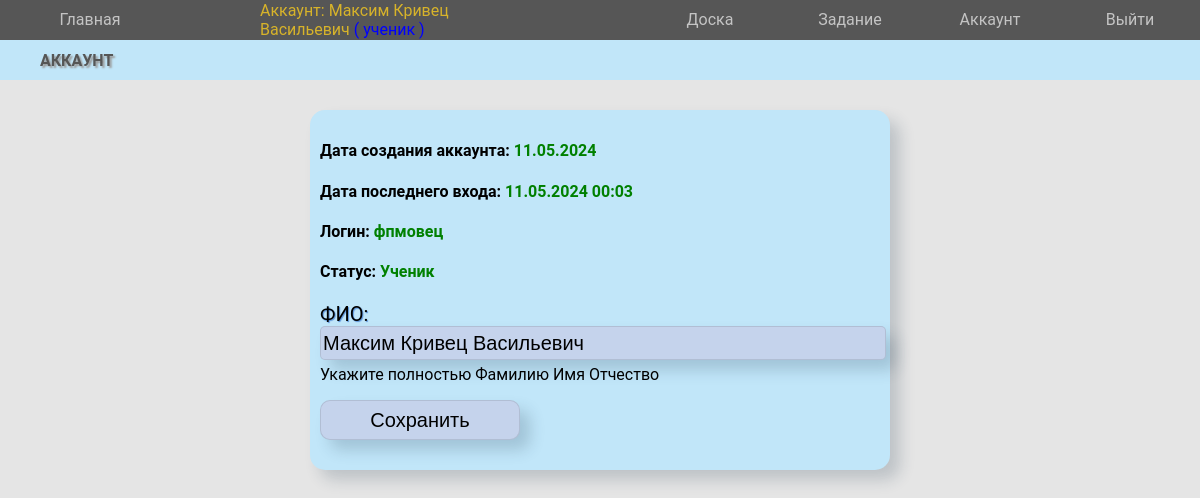
The page /user_account/1/ (signed in) on the database its author committed.
### teacher_student/models.py (models this page shows, shortened)
class CustomUser(AbstractUser):
    TEACHER = 'teacher'
    STUDENT = 'student'
    ROLE_CHOICES = [
        (TEACHER, 'Учитель'),
        (STUDENT, 'Ученик'),
    ]
    username = models.CharField(verbose_name='Логин', max_length=50, unique=True)
    fio = models.CharField(verbose_name='ФИО', help_text='Полностью', max_length=200)
    role = models.CharField(verbose_name='Роль', max_length=10, choices=ROLE_CHOICES)
    class Meta:
        verbose_name = 'Пользователь'
        verbose_name_plural = 'Пользователь'
        ordering = 'fio',

### teacher_student/views.py (the view)
# urls.py: path('user_account/<int:user_id>/', user_account, name='user_account'),
@login_required
def user_account(request, user_id):
    user = get_object_or_404(CustomUser, id=user_id)
    if request.method == 'POST':
        form = UserAccountChangeForm(request.POST, request.FILES, instance=user)
        if form.is_valid():  # Добавляем проверку на уникальность email
            form.save()
            return redirect('user_account', user_id=user_id)
    else:
        form = UserAccountChangeForm(instance=user)
    unread_count = Task.objects.filter(read=False, assigned_to=request.user).count()
    return render(request, 'account.html', {
        'form': form,
        'user': user,
        'unread_count': unread_count
    })

### teacher_student/forms.py
class UserAccountChangeForm(forms.ModelForm):
    class Meta:
        model = CustomUser
        fields = 'fio',
        help_texts = {'fio': 'Укажите полностью Фамилию Имя Отчество', }

### templates/account.html (shortened to what this page needs)
{% extends 'base.html' %}
{% block content %}
    <div class="title_page">Аккаунт</div>
    <div class="home_page">
        <div class="login_form">
            <h4>
                Дата создания аккаунта: <span style="color: green"> {{ user.date_joined|date:"d.m.Y" }} </span>
            </h4>
            <h4>
                Дата последнего входа: <span style="color: green"> {{ user.last_login|date:"d.m.Y H:i" }} </span>
            </h4>
            <h4>
                Логин: <span style="color: green"> {{ user.username }} </span>
            </h4>
            <h4>
                Статус: <span style="color: green">
                {% if user.role == user.TEACHER %}
                    Учитель
                {% elif user.role == user.STUDENT %}
                    Ученик
                {% endif %}
            </span>
            </h4>
            <form class="form_login" method="post" enctype="multipart/form-data" id="photoForm">
                {{ form.as_p }}
                <input style="width: 200px; height: 40px; margin-bottom: 20px; border-radius: 10px" class="form_login_button" type="submit" value="Сохранить">
            </form>
        </div>
    </div>
{% endblock %}

### templates/base.html (shortened to what this page needs)
{% load static %}
<!DOCTYPE html>
<html lang="en">
<head>
    <link rel="stylesheet" type="text/css" href="{% static 'style.css' %}">
</head>
<body>
<nav>
    <div class="left">
        <a class="nav-link" data-target="home" href="{% url 'home' %}">Главная</a>
        {% if user.is_authenticated %}
            <span class="user-info">Аккаунт: {{ user.fio }}
            <span style="color: blue">
                ({% if user.role == user.TEACHER %}
                    учитель
                {% elif user.role == user.STUDENT %}
                    ученик
                {% endif %})
            </span>
            </span>
        {% endif %}
    </div>
    <div class="right">
        {% if user.is_authenticated %}
            <a class="nav-link" data-target="account" href="{% url 'board' %}">Доска</a>
            <a class="nav-link" data-target="account" href="{% url 'task' %}">Задание</a>
            <a class="nav-link" data-target="account" href="{% url 'user_account' user.id %}">Аккаунт</a>
            <a class="nav-link" data-target="logout" href="{% url 'user_logout' %}">Выйти</a>
        {% endif %}
    </div>
</nav>
<div class="content">
    {% block content %}
    {% endblock %}
</div>
</body>
</html>

### static/style.css (style rules this page uses)
body { width: 100vw; box-sizing: border-box; margin: 0; padding: 0; background-color: rgba(0, 0, 0, 0.1); font-family: "Roboto", "Helvetica", "Arial", sans-serif; overflow-x: hidden; }
nav { overflow: hidden; display: flex; height: 40px; align-items: center; position: fixed; top: 0; left: 0; width: 100%; background-color: #565656; z-index: 1000; }
.content { max-width: 100%; padding-top: 20px; margin-bottom: 50px; }
nav .left { display: flex; align-items: center; margin-right: auto; }
nav .right { display: flex; align-items: center; }
.left a { margin-left: 20px; }
nav a { min-width: 100px; text-align: center; font-size: 1rem; line-height: 1.5; font-weight: 400; text-decoration: none; color: rgb(196, 196, 196); padding: 0 20px; }
.nav-link { padding: 0 20px; color: rgb(196, 196, 196); }
.user-info { padding: 0 100px; color: #d7b32a; }
.home_page { padding: 10px 40px; }
.title_page { display: flex; max-width: 100%; height: 40px; background: #c1e6f9; margin-top: 20px; align-items: center; padding: 0 40px; font-size: 1rem; font-weight: bold; text-transform: uppercase; color: #565656; text-shadow: 2px 2px 2px #999999; }
.login_form { width: 560px; margin: 20px auto; height: fit-content; padding: 10px; background-color: #c1e6f9; border-radius: 15px; box-shadow: 10px 10px 15px 0 rgba(34, 60, 80, 0.2); }
.form_login input { width: 100%; height: 30px; font-size: 20px; background-color: #c5d3ec; border: 1px solid rgba(0, 0, 0, 0.1); border-radius: 5px; box-shadow: 10px 10px 15px 0 rgba(34, 60, 80, 0.2); cursor: pointer; margin-bottom: 5px; }
.form_login label { font-size: 20px; text-shadow: 1px 1px 1px rgb(87, 144, 217); }

### rows shown on the page
CustomUser: fio "Максим Кривец Васильевич", date_joined "11.05.2024", last_login "11.05.2024 00:03", username "фпмовец"
